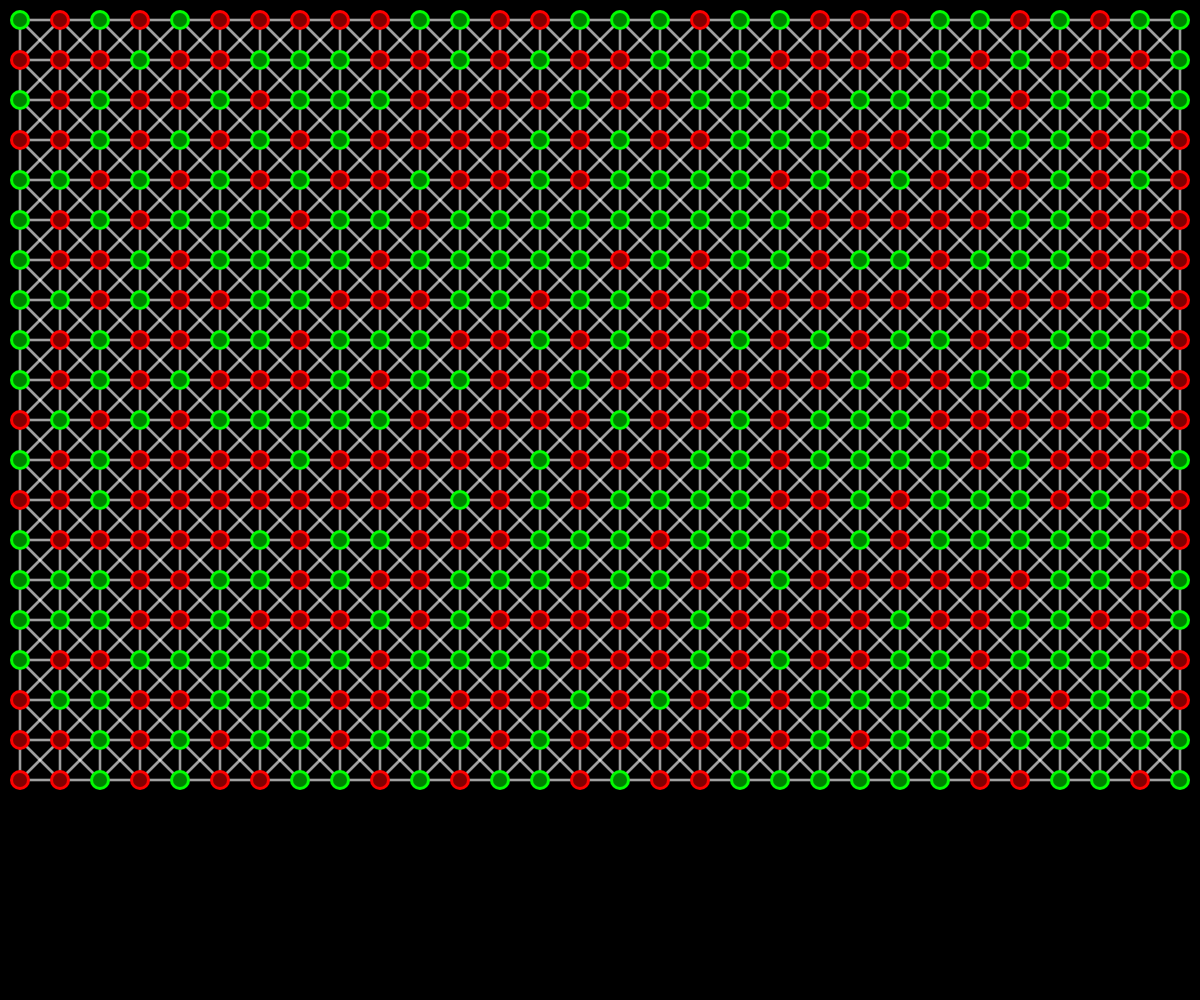
Frame 1 (no input)
Frame 60 (no input): identical to frame 1, image omitted
Frame 120 (the mouse pressed at the canvas centre since frame 60): identical to frame 1, image omitted

The p5.js sketch that drew this single still picture (run headless with seeded random() and noise() and a simulated clock; from frame 60 on, the mouse is pressed at the canvas centre):

// p5.js sketch
// ── sketch.js
var cells = [];
var cols = 30;
var rows = 20;

var colorOn = "#0f0";
var colorOff = "#f00";

function setup() {

  createCanvas(windowWidth, windowHeight);
  // create 100 cells

  var n = rows * cols;
  var d = width / cols;

  // create cells
  for (var i = 0; i < n; i++) {
    cells[i] = new Cell(i % cols, floor(i / cols));
  }

  // connect cells
  for (var i = 0; i < n; i++) {
    cells[i].connect();
  }

  // init cell positions and states
  resetCells();
  resetCellStates();

}


function draw() {

  // black background
  background(0);

  // draw connections between cells
  for (var i = 0; i < cells.length; i++) {
    cells[i].drawConnections();
  }

  // draw 100 cells
  for (var i = 0; i < cells.length; i++) {
    cells[i].draw();
  }

}


function step() {
  
  // update future state
  for (var i = 0; i < cells.length; i++) {
    cells[i].updateFutureState();
  }

  // update cells
  for (var i = 0; i < cells.length; i++) {
    cells[i].update();
  }
}


function keyTyped() {
  
  // reset
  if(key == ' ') {
    resetCellStates();
  }
  
  // one step
  if(key == 's') {
    step();
  }
}


function windowResized() {

  // adjust the canvas size
  resizeCanvas(windowWidth, windowHeight);
  resetCells();

}


// random init
function resetCellStates() {
  for (var i = 0; i < cells.length; i++) {
    cells[i].setState(random() > 0.5);
  }
}


// resize and reposition cells to fit the new canvas
function resetCells() {

  // calculate new diameter
  var d = width / cols;

  // reset all cells to the new diameter
  for (var i = 0; i < cells.length; i++) {
    cells[i].reset(d);
  }

}


function Cell(xgrid, ygrid) {
  this.xgrid = xgrid;
  this.ygrid = ygrid;
  this.state = false;
}


Cell.prototype.setState = function(state) {
  this.state = state;
}

Cell.prototype.connect = function() {
  this.neighbors = this.getNeighbors();
}

Cell.prototype.drawConnections = function() {

  var d1 = this.d * 0.5;
  var t = d1;

  push();
  translate(t, t);

  // draw connections

  var n = this.neighbors.length;

  for (var i = 0; i < n; i++) {
    var neighbor = this.neighbors[i];
    stroke(255, 100);
    strokeWeight(2.5);
    line(this.x, this.y, neighbor.x, neighbor.y);
  }
  pop();

}

Cell.prototype.draw = function() {

  var d1 = this.d * 0.5;
  var d2 = this.d * 0.35;
  var t = d1;
  var c = colorOff;

  // set color based on state
  if (this.state == true) {
    c = colorOn;
  }

  push();
  translate(t, t);


  // draw cell itself
  noStroke();
  fill(c);
  ellipse(this.x, this.y, d1, d1);


  var darker = lerpColor(color(c), color(0), 0.5);
  fill(darker);
  ellipse(this.x, this.y, d2, d2);

  pop();

}


Cell.prototype.reset = function(d) {

  // reset diameter
  this.d = d;

  // reset screen position
  this.x = this.xgrid * d;
  this.y = this.ygrid * d;

}


Cell.prototype.getNeighbors = function() {

  // get coordinates of the neighborhood
  var xleft = max(this.xgrid - 1, 0);
  var xright = min(this.xgrid + 1, cols - 1);
  var ytop = max(this.ygrid - 1, 0);
  var ybottom = min(this.ygrid + 1, rows - 1);

  // array of neighbors
  var neighbors = [];

  // add all neighbors to the array
  for (var y = ytop; y <= ybottom; y++) {
    for (var x = xleft; x <= xright; x++) {
      var idx = y * cols + x;
      if (!(x == this.xgrid && y == this.ygrid)) {
        neighbors.push(cells[y * cols + x]);
      }
    }
  }

  // return them
  return neighbors;

}

Cell.prototype.updateFutureState = function() {

  var n = this.neighbors.length;
  var alife = 0;

  // count neighbors that are alife
  for (var i = 0; i < n; i++) {
    if (this.neighbors[i].state === true) {
      alife += 1;
    }
  }

  // game of life rule
  if (this.state === true) {
    // die of lonleyness or over population
    if (alife < 2 || alife > 3) {
      this.futureState = false;
    }
  } else {
    // birth
    if (alife == 3) {
      this.futureState = true;
    }
  }

}

Cell.prototype.update = function() {
  this.state = this.futureState;
}

function mousePressed() {
  // show neighbors of top left cell
  print(cells[1].getNeighbors().length);
}
